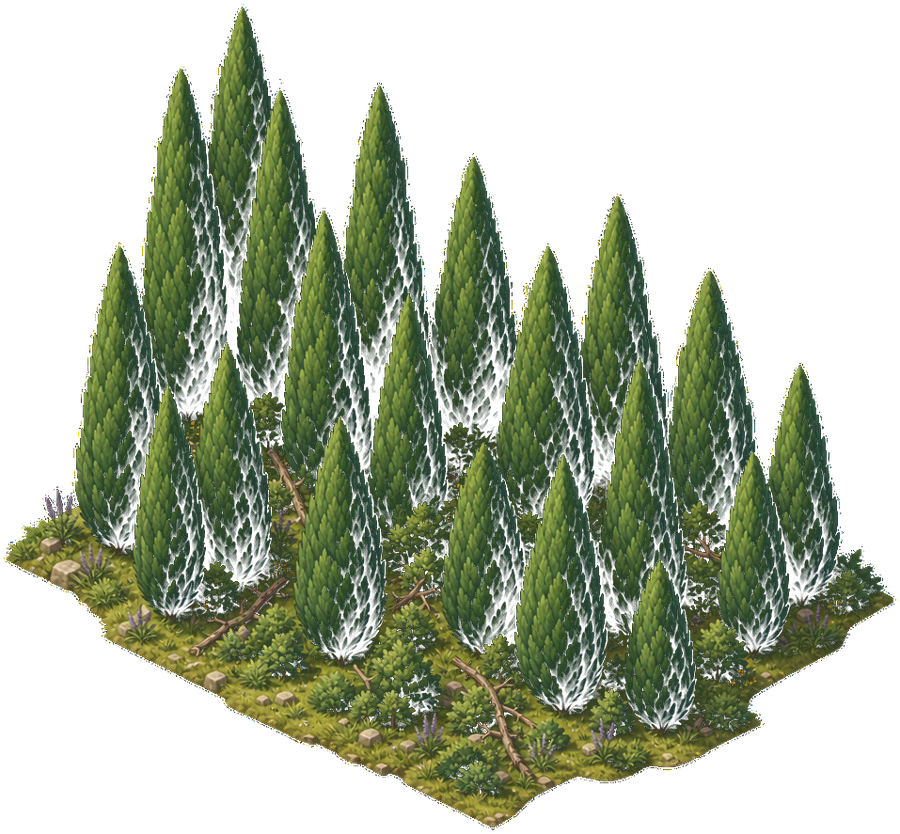
#> input picture assets/tilesets/mediterranean/_backup_pre_scale/forest_b.png, 900 x 834 px, given in place of forest_large_a.png, which was not available
$ python process_large_forests.py
#> lines starting #> are read from the running program, lines starting #| are printed output that depends on the picture; pictures that were not available may be replaced by others from this repository, and a replacement may not be noted
from PIL import Image
from pathlib import Path

SRC = Path(r"C:\Users\Manu\.cursor\projects\c-Repos-gameX\assets")
DST = Path(r"C:\Repos\gameX\assets\tilesets\mediterranean\Decor")

JOBS = [
	(SRC / "forest_large_a.png", DST / "forest_a.png", (1100, 640)),
	(SRC / "forest_large_b.png", DST / "forest_b.png", (1050, 720)),
	(SRC / "forest_large_c.png", DST / "forest_c.png", (980, 760)),
]


def near_black_to_alpha(img: Image.Image, threshold: int = 22) -> Image.Image:
#> called with threshold = 22
	img = img.convert("RGBA")
#> img is the input picture: PIL image 900x834 RGBA; mean R, G, B, A 36.7, 46.1, 25.2, 111.9
	px = img.load()
	for y in range(img.height):
		for x in range(img.width):
			r, g, b, _a = px[x, y]
			if r <= threshold and g <= threshold and b <= threshold:
				px[x, y] = (0, 0, 0, 0)
	return img


def autocrop(img: Image.Image, pad: int = 6) -> Image.Image:
#> called with pad = 8
	bbox = img.getbbox()
#> bbox = (1, 1, 899, 833)
	if not bbox:
		return img
	l, t, r, b = bbox
#> l = 1; t = 1; r = 899; b = 833
	return img.crop(
		(
			max(0, l - pad),
			max(0, t - pad),
			min(img.width, r + pad),
			min(img.height, b + pad),
		)
	)


def fit_canvas(img: Image.Image, size: tuple[int, int], max_fill: float = 0.97) -> Image.Image:
#> called with size = (1100, 640), max_fill = 0.98
	tw, th = size
	scale = min((tw * max_fill) / img.width, (th * max_fill) / img.height)
#> scale = 0.752
	nw = max(1, int(img.width * scale))
#> nw = 676
	nh = max(1, int(img.height * scale))
#> nh = 627
	resized = img.resize((nw, nh), Image.Resampling.LANCZOS)
	canvas = Image.new("RGBA", size, (0, 0, 0, 0))
#> canvas: PIL image 1100x640 RGBA; every value is 0
	x = (tw - nw) // 2
#> x = 212
	y = th - nh - max(2, int(th * 0.02))
#> y = 1
	if y < 0:
		y = (th - nh) // 2
	canvas.paste(resized, (x, y), resized)
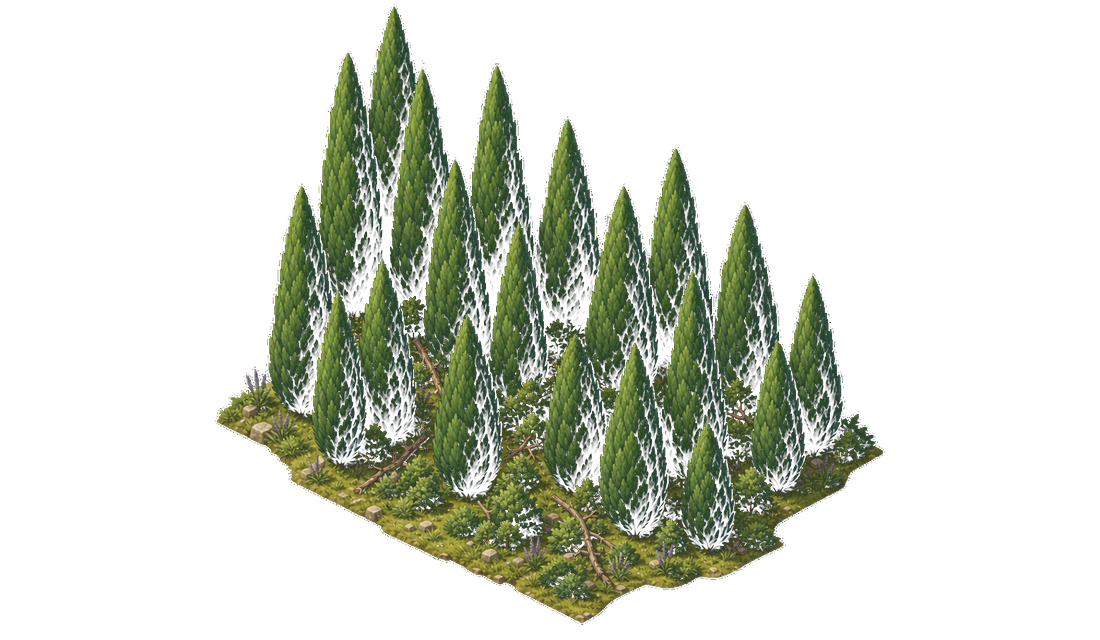
#> canvas: PIL image 1100x640 RGBA; mean R, G, B, A 20.3, 25.2, 13.4, 62.6; transparent parts drawn white
	return canvas


def main() -> None:
	for src, dst, size in JOBS:
		im = near_black_to_alpha(Image.open(src))
		im = autocrop(im, pad=8)
		im = fit_canvas(im, size, max_fill=0.98)
		im.save(dst)
		print(f"{dst.name}: {im.size} bbox={im.getbbox()}")
#| forest_a.png: (1100, 640) bbox=(214, 3, 886, 626)
#> pass 2 of the loop in main, `for src, dst, size in JOBS:`:
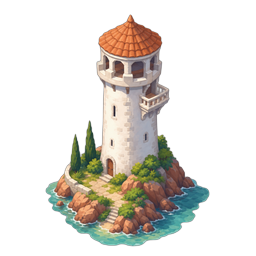
#> input picture assets/tilesets/mediterranean/_backup_pre_scale/tower.png, 256 x 256 px, given in place of forest_large_b.png, which was not available
#> in near_black_to_alpha, img is the input picture: PIL image 256x256 RGBA; mean R, G, B, A 44.3, 41.1, 35, 73.8
#> im: PIL image 256x256 RGBA
#> in fit_canvas (call 2), `resized = img.resize((nw, nh), Image.Resampling.LANCZOS)`:
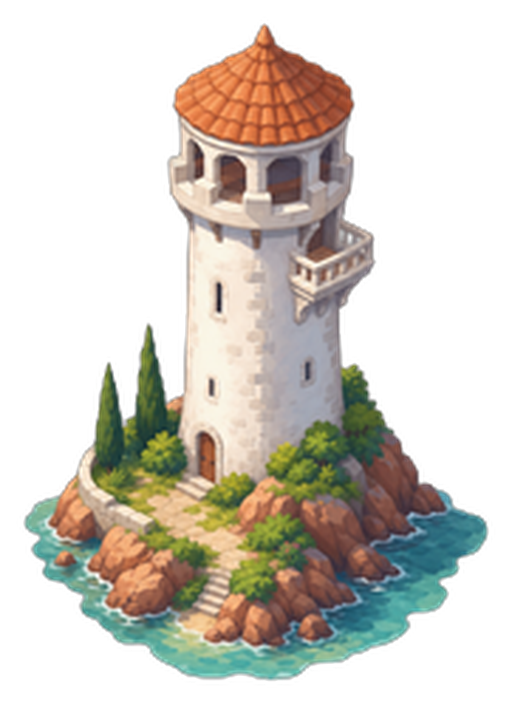
#> resized: PIL image 512x705 RGBA; mean R, G, B, A 65.8, 61.2, 52.1, 107.3; transparent parts drawn white
#> in fit_canvas (call 2), `canvas.paste(resized, (x, y), resized)`:
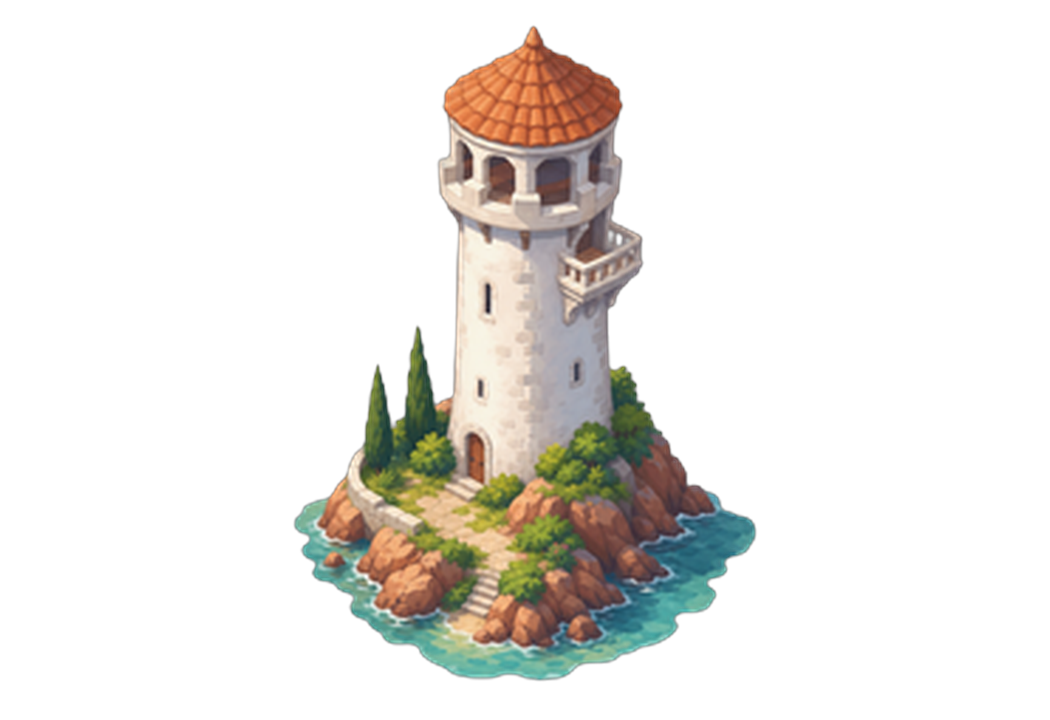
#> canvas: PIL image 1050x720 RGBA; mean R, G, B, A 30.1, 27.9, 23.7, 50.3; transparent parts drawn white
#| forest_b.png: (1050, 720) bbox=(292, 24, 758, 682)
	print("done")


if __name__ == "__main__":
	main()
